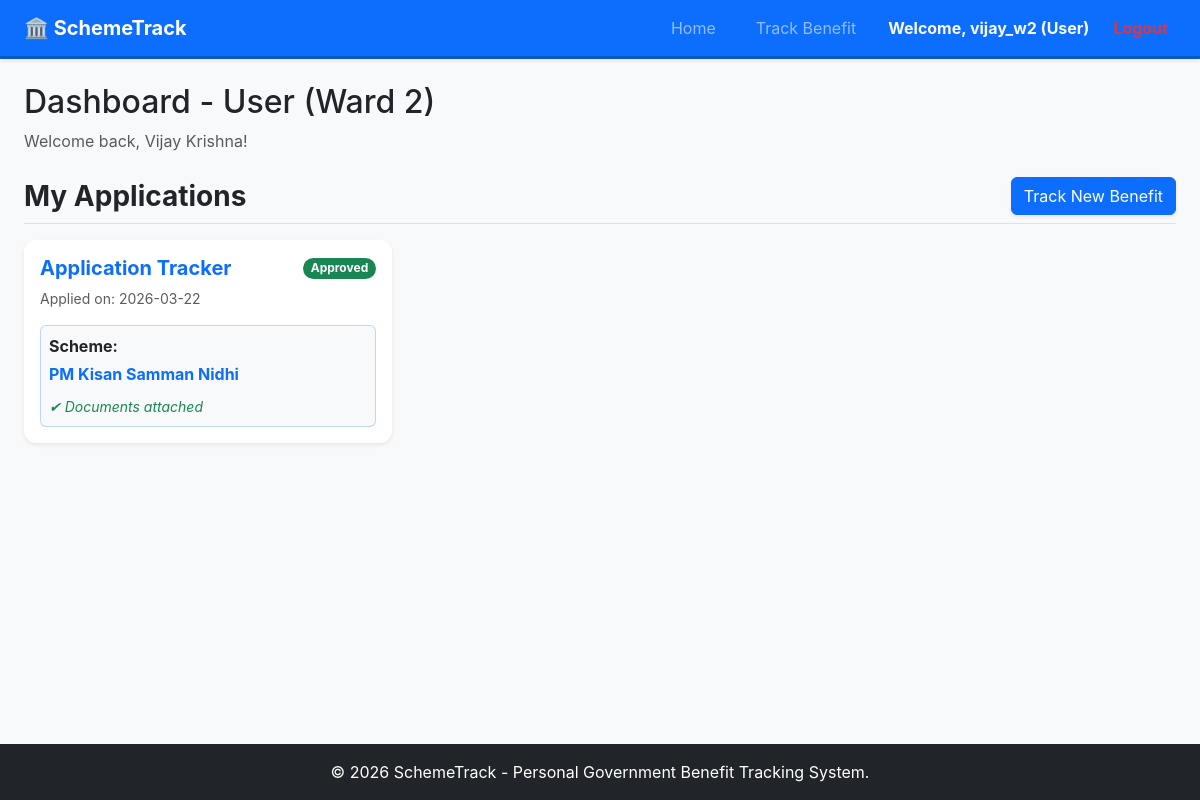
The page / (signed in) on the database its author committed.
### tables this page shows
CREATE TABLE users (
            id INTEGER PRIMARY KEY AUTOINCREMENT,
            username TEXT UNIQUE NOT NULL,
            password_hash TEXT NOT NULL,
            role TEXT NOT NULL,
            locality TEXT,
            full_name TEXT NOT NULL
        );

CREATE TABLE beneficiary (
            id INTEGER PRIMARY KEY AUTOINCREMENT,
            user_id INTEGER NOT NULL,
            scheme_name TEXT NOT NULL,
            status TEXT NOT NULL DEFAULT 'Pending',
            docs_list TEXT,
            application_date TIMESTAMP DEFAULT CURRENT_TIMESTAMP,
            FOREIGN KEY (user_id) REFERENCES users (id)
        );

### 23019 fsd_project/project/app.py (the view, shortened to what this page needs)
@app.route('/')
def index():
    if 'user_id' not in session:
        return render_template('index.html')
    conn = get_db_connection()
    user = conn.execute('SELECT * FROM users WHERE id = ?', (session['user_id'],)).fetchone()
    if not user:
        session.clear()
        return redirect(url_for('index'))
    data = {}
    if user['role'] == 'Admin':
        data['schemes'] = conn.execute('''
            SELECT b.*, u.full_name, u.locality
            FROM beneficiary b
            JOIN users u ON b.user_id = u.id
            ORDER BY b.application_date DESC
        ''').fetchall()
    else:
        data['my_schemes'] = conn.execute('''
            SELECT * FROM beneficiary WHERE user_id = ? ORDER BY application_date DESC
        ''', (user['id'],)).fetchall()
    conn.close()
    return render_template('dashboard.html', user=user, data=data)

### 23019 fsd_project/project/app.py (called while the page is built)
def get_db_connection():
    conn = sqlite3.connect(DATABASE)
    conn.row_factory = sqlite3.Row
    return conn

### 23019 fsd_project/project/templates/dashboard.html (shortened to what this page needs)
{% extends 'base.html' %}
{% block content %}
<div class="mb-4">
    <h2>Dashboard - {{ user.role }} ({{ user.locality }})</h2>
    <p class="text-muted">Welcome back, {{ user.full_name }}!</p>
</div>
{% if user.role == 'Admin' %}
<h3 class="mb-3 fw-bold border-bottom pb-2">All Applications</h3>
<div class="table-responsive">
    <table class="table table-striped table-hover align-middle shadow-sm">
        <thead class="table-dark">
            <tr>
                <th>ID</th>
                <th>Applicant Name</th>
                <th>Locality</th>
                <th>Scheme Name</th>
                <th>Date Applied</th>
                <th>Status</th>
                <th>Action</th>
            </tr>
        </thead>
        <tbody>
            {% for app in data.schemes %}
            <tr>
                <td>{{ app.id }}</td>
                <td>{{ app.full_name }}</td>
                <td><span class="badge bg-secondary">{{ app.locality }}</span></td>
                <td>{{ app.scheme_name }}</td>
                <td>{{ app.application_date[:10] }}</td>
                <td>
                    <span
                        class="badge {% if app.status == 'Pending' %}bg-warning text-dark{% elif app.status == 'Approved' %}bg-success{% else %}bg-danger{% endif %}">
                        {{ app.status }}
                    </span>
                </td>
                <td>
                    <form action="{{ url_for('update_status', id=app.id) }}" method="POST" class="d-flex gap-2">
                        <select name="status" class="form-select form-select-sm" style="width: 120px;">
                            <option value="Pending" {% if app.status=='Pending' %}selected{% endif %}>Pending</option>
                            <option value="Approved" {% if app.status=='Approved' %}selected{% endif %}>Approve</option>
                            <option value="Rejected" {% if app.status=='Rejected' %}selected{% endif %}>Reject</option>
                        </select>
                        <button type="submit" class="btn btn-sm btn-primary">Save</button>
                    </form>
                </td>
            </tr>
            {% else %}
            <tr>
                <td colspan="7" class="text-center text-muted py-3">No applications found.</td>
            </tr>
            {% endfor %}
        </tbody>
    </table>
</div>
{% else %}
<div class="d-flex justify-content-between align-items-center mb-3 border-bottom pb-2">
    <h3 class="fw-bold mb-0">My Applications</h3>
    <a href="{{ url_for('submit') }}" class="btn btn-primary shadow-sm">Track New Benefit</a>
</div>
<div class="row">
    {% for app in data.my_schemes %}
    <div class="col-md-6 col-lg-4 mb-4">
        <div class="card h-100 shadow-sm border-0 application-card">
            <div class="card-body">
                <div class="d-flex justify-content-between align-items-center mb-2">
                    <h5 class="card-title text-primary fw-bold mb-0">Application Tracker</h5>
                    <span
                        class="badge rounded-pill {% if app.status == 'Pending' %}bg-warning text-dark{% elif app.status == 'Approved' %}bg-success{% else %}bg-danger{% endif %}">
                        {{ app.status }}
                    </span>
                </div>
                <p class="card-text text-muted small mb-3">Applied on: {{ app.application_date[:10] }}</p>
                <div class="bg-light p-2 rounded border border-primary border-opacity-25">
                    <p class="mb-1"><strong>Scheme:</strong></p>
                    <p class="mb-2 text-primary fw-bold">{{ app.scheme_name }}</p>
                    <small class="text-muted"><i class="text-success">✔ Documents attached</i></small>
                </div>
            </div>
        </div>
    </div>
    {% endfor %}
</div>
{% endif %}
{% endblock %}

### 23019 fsd_project/project/templates/base.html (shortened to what this page needs)
<!DOCTYPE html>
<html lang="en">
<head>
    <link href="https://cdn.jsdelivr.net/npm/bootstrap@5.3.0/dist/css/bootstrap.min.css" rel="stylesheet">
    <link rel="stylesheet" href="{{ url_for('static', filename='css/style.css') }}">
</head>
<body>
    <header>
        <nav class="navbar navbar-expand-lg navbar-dark bg-primary shadow-sm">
            <div class="container-fluid px-4">
                <a class="navbar-brand fw-bold" href="{{ url_for('index') }}">🏛️ SchemeTrack</a>
                <div class="collapse navbar-collapse" id="navbarNav">
                    <ul class="navbar-nav ms-auto">
                        <li class="nav-item">
                            <a class="nav-link" href="{{ url_for('index') }}">Home</a>
                        </li>
                        {% if session.get('user_id') %}
                        {% if session.get('role') == 'User' %}
                        <li class="nav-item">
                            <a class="nav-link btn btn-outline-light ms-3 px-3 tracking-btn"
                                href="{{ url_for('submit') }}">Track Benefit</a>
                        </li>
                        {% endif %}
                        <li class="nav-item ms-lg-3 d-flex align-items-center">
                            <span class="text-light fw-bold">Welcome, {{ session.get('username') }} ({{
                                session.get('role') }})</span>
                        </li>
                        <li class="nav-item ms-lg-3">
                            <a class="nav-link text-danger fw-bold" href="{{ url_for('logout') }}">Logout</a>
                        </li>
                        {% endif %}
                    </ul>
                </div>
            </div>
        </nav>
    </header>
    <section class="container-fluid px-4 mt-4 main-content">
        {% block content %}{% endblock %}
    </section>
    <footer class="bg-dark text-white text-center py-3 mt-auto w-100">
        <div class="container-fluid px-4">
            <p class="mb-0">&copy; 2026 SchemeTrack - Personal Government Benefit Tracking System.</p>
        </div>
    </footer>
</body>
</html>

### 23019 fsd_project/project/static/css/style.css (style rules this page uses)
:root { --primary-color: #0d6efd; --bg-color: #f8f9fa; --text-color: #212529; }
body { min-height: 100vh; display: flex; flex-direction: column; background-color: var(--bg-color); font-family: -apple-system, BlinkMacSystemFont, "Segoe UI", Roboto, "Helvetica Neue", Arial, sans-serif; }
.navbar { border-bottom: 3px solid #0a58ca; }
.tracking-btn { transition: all 0.3s ease; }
.application-card { transition: all 0.3s ease; border-radius: 12px; }

### rows shown on the page
users: get "vijay_w2", get "User", role "User", locality "Ward 2", full_name "Vijay Krishna"
beneficiary: status "Approved", application_date "2026-03-22", scheme_name "PM Kisan Samman Nidhi"
